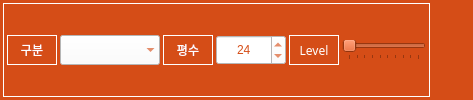
    <widget class="QFrame" name="frame_109">
     <property name="font">
      <font>
       <family>나눔고딕 ExtraBold</family>
       <pointsize>9</pointsize>
       <weight>9</weight>
       <italic>false</italic>
       <bold>false</bold>
      </font>
     </property>
     <property name="styleSheet">
      <string notr="true">background-color: rgb(213, 77, 23);
font: 75 9pt &quot;나눔고딕 ExtraBold&quot;;</string>
     </property>
     <layout class="QHBoxLayout" name="horizontalLayout_256">
      <property name="leftMargin">
       <number>3</number>
      </property>
      <property name="topMargin">
       <number>3</number>
      </property>
      <property name="rightMargin">
       <number>3</number>
      </property>
      <property name="bottomMargin">
       <number>3</number>
      </property>
      <item>
       <widget class="QFrame" name="horizontalFrame_16">
        <property name="styleSheet">
         <string notr="true">color: rgb(255, 255, 255);</string>
        </property>
        <property name="frameShape">
         <enum>QFrame::Box</enum>
        </property>
        <layout class="QHBoxLayout" name="horizontalLayout_87">
         <property name="spacing">
          <number>3</number>
         </property>
         <property name="leftMargin">
          <number>3</number>
         </property>
         <property name="topMargin">
          <number>3</number>
         </property>
         <property name="rightMargin">
          <number>3</number>
         </property>
         <property name="bottomMargin">
          <number>3</number>
         </property>
         <item>
          <widget class="QLabel" name="label_30">
           <property name="sizePolicy">
            <sizepolicy hsizetype="Preferred" vsizetype="Fixed">
             <horstretch>0</horstretch>
             <verstretch>0</verstretch>
            </sizepolicy>
           </property>
           <property name="minimumSize">
            <size>
             <width>50</width>
             <height>30</height>
            </size>
           </property>
           <property name="maximumSize">
            <size>
             <width>50</width>
             <height>16777215</height>
            </size>
           </property>
           <property name="font">
            <font>
             <family>나눔고딕 ExtraBold</family>
             <pointsize>9</pointsize>
             <weight>9</weight>
             <italic>false</italic>
             <bold>false</bold>
            </font>
           </property>
           <property name="styleSheet">
            <string notr="true">background-color: rgb(213, 77, 23);
color: rgb(255, 255, 255);</string>
           </property>
           <property name="frameShape">
            <enum>QFrame::Box</enum>
           </property>
           <property name="text">
            <string>구분</string>
           </property>
           <property name="alignment">
            <set>Qt::AlignCenter</set>
           </property>
          </widget>
         </item>
         <item>
          <widget class="QComboBox" name="comboBox_gubun">
           <property name="sizePolicy">
            <sizepolicy hsizetype="Preferred" vsizetype="Fixed">
             <horstretch>0</horstretch>
             <verstretch>0</verstretch>
            </sizepolicy>
           </property>
           <property name="minimumSize">
            <size>
             <width>100</width>
             <height>30</height>
            </size>
           </property>
           <property name="maximumSize">
            <size>
             <width>100</width>
             <height>16777215</height>
            </size>
           </property>
           <property name="font">
            <font>
             <family>나눔고딕 ExtraBold</family>
             <pointsize>9</pointsize>
             <weight>9</weight>
             <italic>false</italic>
             <bold>false</bold>
            </font>
           </property>
           <property name="styleSheet">
            <string notr="true">background-color: rgb(255, 255, 255);
color: rgb(213, 77, 23);</string>
           </property>
           <property name="frame">
            <bool>false</bool>
           </property>
           <property name="placeholderText" stdset="0">
            <string notr="true"/>
           </property>
          </widget>
         </item>
         <item>
          <widget class="QLabel" name="label_24">
           <property name="sizePolicy">
            <sizepolicy hsizetype="Preferred" vsizetype="Fixed">
             <horstretch>0</horstretch>
             <verstretch>0</verstretch>
            </sizepolicy>
           </property>
           <property name="minimumSize">
            <size>
             <width>50</width>
             <height>30</height>
            </size>
           </property>
           <property name="maximumSize">
            <size>
             <width>50</width>
             <height>16777215</height>
            </size>
           </property>
           <property name="font">
            <font>
             <family>나눔고딕 ExtraBold</family>
             <pointsize>9</pointsize>
             <weight>9</weight>
             <italic>false</italic>
             <bold>false</bold>
            </font>
           </property>
           <property name="styleSheet">
            <string notr="true">background-color: rgb(213, 77, 23);
color: rgb(255, 255, 255);</string>
           </property>
           <property name="frameShape">
            <enum>QFrame::Box</enum>
           </property>
           <property name="text">
            <string>평수</string>
           </property>
           <property name="alignment">
            <set>Qt::AlignCenter</set>
           </property>
          </widget>
         </item>
         <item>
          <widget class="QSpinBox" name="spinBox_area">
           <property name="minimumSize">
            <size>
             <width>70</width>
             <height>30</height>
            </size>
           </property>
           <property name="styleSheet">
            <string notr="true">background-color: rgb(255, 255, 255);
color: rgb(213, 77, 23);</string>
           </property>
           <property name="alignment">
            <set>Qt::AlignCenter</set>
           </property>
           <property name="minimum">
            <number>1</number>
           </property>
           <property name="maximum">
            <number>100</number>
           </property>
           <property name="value">
            <number>24</number>
           </property>
          </widget>
         </item>
         <item>
          <widget class="QLabel" name="label_25">
           <property name="sizePolicy">
            <sizepolicy hsizetype="Preferred" vsizetype="Fixed">
             <horstretch>0</horstretch>
             <verstretch>0</verstretch>
            </sizepolicy>
           </property>
           <property name="minimumSize">
            <size>
             <width>50</width>
             <height>30</height>
            </size>
           </property>
           <property name="maximumSize">
            <size>
             <width>50</width>
             <height>16777215</height>
            </size>
           </property>
           <property name="font">
            <font>
             <family>나눔고딕 ExtraBold</family>
             <pointsize>9</pointsize>
             <weight>9</weight>
             <italic>false</italic>
             <bold>false</bold>
            </font>
           </property>
           <property name="styleSheet">
            <string notr="true">background-color: rgb(213, 77, 23);
color: rgb(255, 255, 255);</string>
           </property>
           <property name="frameShape">
            <enum>QFrame::Box</enum>
           </property>
           <property name="text">
            <string>Level</string>
           </property>
           <property name="alignment">
            <set>Qt::AlignCenter</set>
           </property>
          </widget>
         </item>
         <item>
          <widget class="QSlider" name="horizontalSlider_level">
           <property name="minimum">
            <number>1</number>
           </property>
           <property name="maximum">
            <number>10</number>
           </property>
           <property name="singleStep">
            <number>1</number>
           </property>
           <property name="pageStep">
            <number>1</number>
           </property>
           <property name="value">
            <number>1</number>
           </property>
           <property name="orientation">
            <enum>Qt::Horizontal</enum>
           </property>
           <property name="invertedAppearance">
            <bool>false</bool>
           </property>
           <property name="invertedControls">
            <bool>false</bool>
           </property>
           <property name="tickPosition">
            <enum>QSlider::TicksBelow</enum>
           </property>
          </widget>
         </item>
        </layout>
       </widget>
      </item>
      <item>
       <spacer name="horizontalSpacer_60">
        <property name="orientation">
         <enum>Qt::Horizontal</enum>
        </property>
        <property name="sizeHint" stdset="0">
         <size>
          <width>40</width>
          <height>20</height>
         </size>
        </property>
       </spacer>
      </item>
     </layout>
    </widget>
